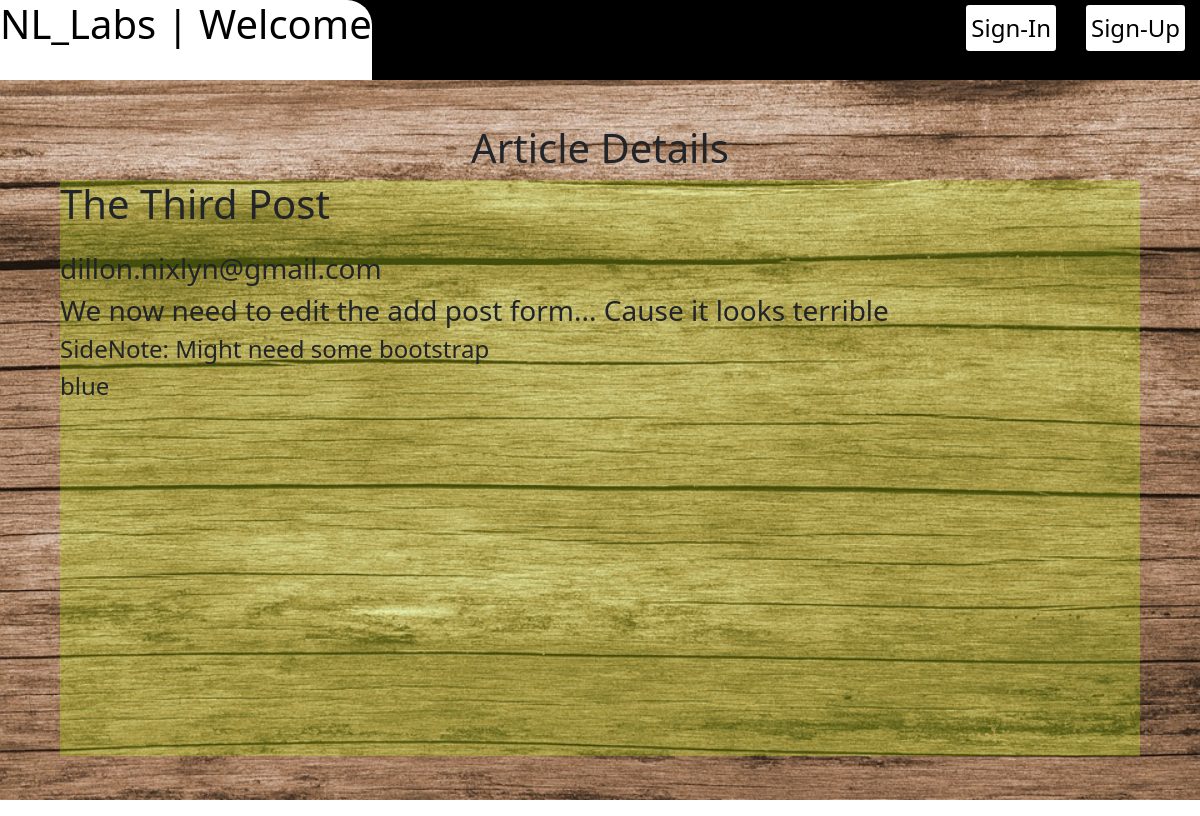
Page /article/3 on the committed database.
### homepage/models.py (models this page shows, shortened)
class Post(models.Model):
    title       = models.CharField(max_length=25)
    author      = models.ForeignKey(User, on_delete=models.CASCADE)
    color       = models.CharField(max_length=6, choices=COLOR_CHOICES, default='green')
    body        = models.TextField(max_length=255, default="BoardNotice: ")
    add_on      = models.CharField(max_length=50, default="SideNote: ")
    date_made   = models.DateField(auto_now_add=True)

### homepage/views.py (the view)
# urls.py: path('article/<int:pk>',        ArticleDetailView.as_view(),    name='article-details'),
class ArticleDetailView(DetailView):
    model           = Post
    template_name   = 'article_details.html'

### homepage/templates/article_details.html (shortened to what this page needs)
{% extends 'base.html' %}
{% block content %}
{% load static %}
<link rel="stylesheet" href="{% static '../static/css/detailed.css' %}"/>
    <section class="all_back">
        <h1>
            Article Details
        </h1>
        <div class="daBlock">
            <h1>{{ post.title }}</h1>
            <h3>{{ post.author.email }}         </h3>
            <h3>{{ post.body }}                 </h3>
            <h4>{{ post.add_on }}               </h4>
            <h4>{{ post.color }}                </h4>
        </div>
    </section>
{% endblock %}

### homepage/templates/base.html (shortened to what this page needs)
{% load static %}
<!DOCTYPE html>
<html lang="en">
<head>
    <link rel="stylesheet" href="{% static '../static/css/base.css' %}"/>
    <link href="https://cdn.jsdelivr.net/npm/bootstrap@5.3.0-alpha3/dist/css/bootstrap.min.css" rel="stylesheet">
</head>
<body>
    <nav class="mNav">
        <div>
            {% if user.is_authenticated %}
                <div class="dash_board" style="background-color: {{ user.postdash.color }};">
                    <div class="left_nav">
                        <a class="log_o" href="{% url 'homepage' %}">
                            <h1  style="color:black" >NL_Labs | {{ user.username }}</h1>
                        </a>
                    </div>
                    <div class="right_nav">
                        <a class="to_dash" href="{% url 'dashboards' %}">
                            <div>My Dash</div>
                        </a>
                            <a class="new_post" href="{% url 'add_post' %}">
                                <div>New Post</div>
                            </a>
                        <a class="sign_in" href="{% url 'logout' %}">
                            <div>Sign-Out</div>
                        </a>
                        <a class="me_t" href="{% url 'edit_profile' %}">
                            <div>Me_</div>
                        </a>
                    </div>
                </div>
                <br/>
                <div>
                    <h4 style="background-color: {{ user.postdash.color }};">
                        Current: {{ user.postdash.author }}
                    </h4>
                </div>
            {% else %}
                <div class="dash_board">
                    <div class="left_nav">
                        <a class="log_o" href="{% url 'homepage' %}">
                            <h1  style="color:black" >NL_Labs |  Welcome </h1>
                        </a>
                    </div>
                    <div class="right_nav">
                        <a class="sign_in" href="{% url 'login' %}">
                            <div>Sign-In</div>
                        </a>
                        <a class="sign_up" href="{% url 'register' %}">
                            <div>Sign-Up</div>
                        </a>
                    </div>
                </div>
            {% endif %}
        </div>
    </nav>
    {% block content %}
    {% endblock %}
</body>
</html>

### static/css/base.css (style rules this page uses)
body { background-color: rgba(0, 0, 0, 0); left: 0; top: 0; margin: 0 0; width: 100vw; }
section { height: 100vh; width: 100vw; }

### static/css/detailed.css (style rules this page uses)
.all_back { background-image: url('../pics/wood_1.jpg'); background-repeat: no-repeat; background-size: cover; display: flex; flex-direction: column; justify-content: center; align-items: center; width: 100vw; height: 90vh; }
.daBlock { display: flex; flex-direction: column; height: 80%; width: 90%; background-color: rgba(187, 255, 0, 0.24); }

### homepage/templates/base.html (style rules this page uses)
nav { display: contents; }
nav a { text-decoration: none; }
.mNav { display: inline-block; justify-content: space-between; align-items: top; background-color: rgb(0, 0, 0); top: 0; left: 0; width: 100vw; height: 10vh; }
.dash_board { display: flex; flex-direction: row; justify-content: space-between; height: 100%; }
.dash_board a div { text-decoration: none; cursor: pointer; background-color: white; margin: 1px 15px; padding: 5px 5px; color: black; font-size: x-large; border-radius: 0.2rem; }
.left_nav { margin-top: 0; height: 10vh; left: 0; top: 0; display: flex; flex-direction: row; justify-content: center; }
.right_nav { right: 0; margin-top: 4px; display: flex; flex-direction: row; justify-content: space-between; }
.log_o { background-color: white; padding-top: 0; padding-bottom: 0; margin: 0 0; border-top-right-radius: 25px; height: 10vh; }

### rows in the picture
Post: title "The Third Post", author.email "dillon.nixlyn@gmail.com", body "We now need to edit the add post form... Cause it looks terrible", add_on "SideNote: Might need some bootstrap", color "blue"
